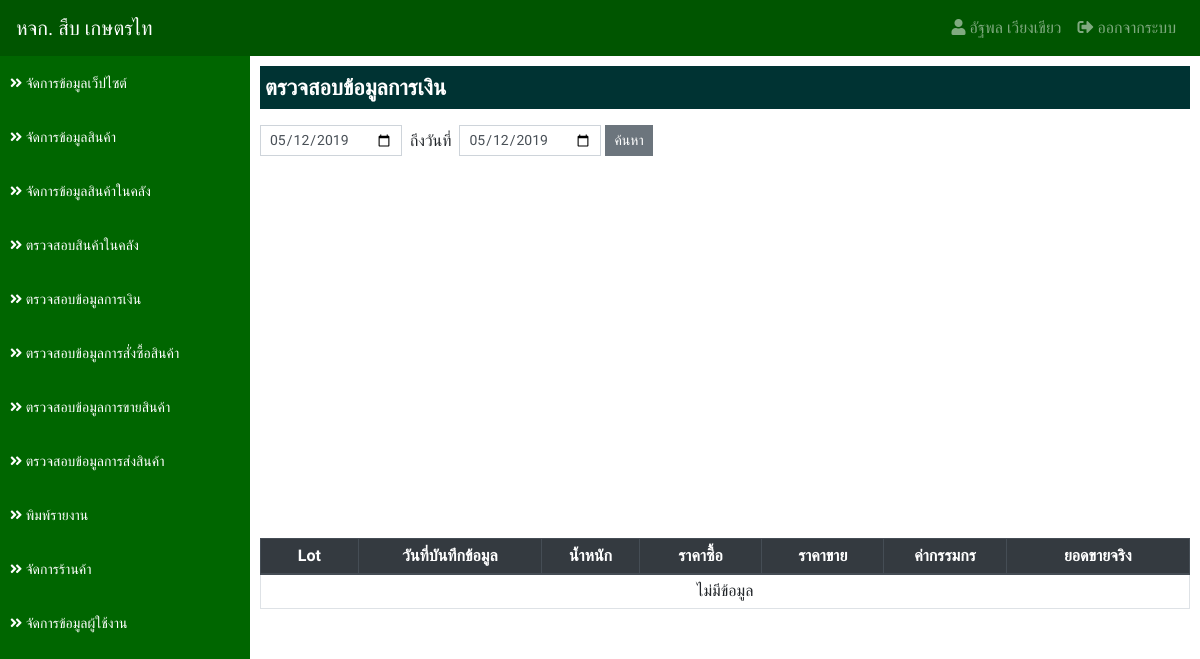
/?app=datatransfer&action=finance (signed in), run on an earlier commit of the app's database.
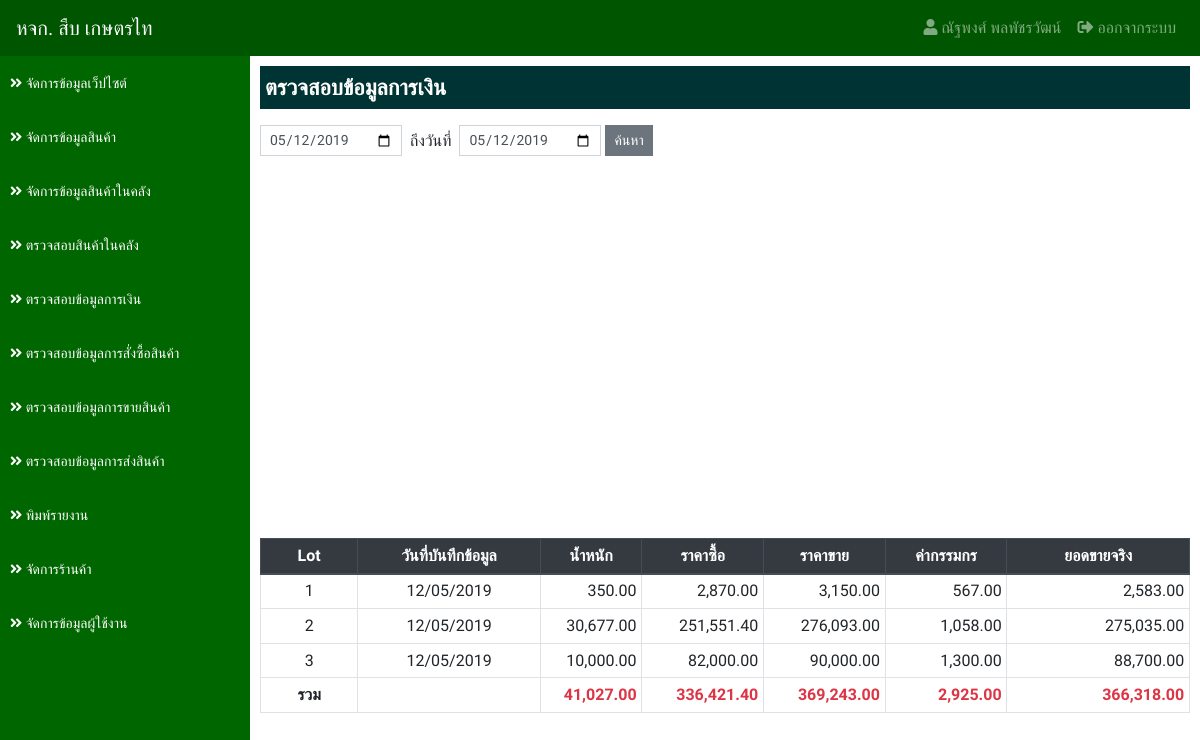
And on a later commit of the database.
### tables this page shows
CREATE TABLE `lot_tb` (
  `lot_id` int(11) NOT NULL,
  `products_id` int(11) NOT NULL COMMENT 'รหัสสินค้า',
  `lot_date` date NOT NULL COMMENT 'วันที่ซื้อสินค้า',
  `lot_weight` decimal(10,2) NOT NULL COMMENT 'น้ำหนัก',
  `lot_price_buy` decimal(10,2) NOT NULL COMMENT 'ราคาซื้อ',
  `store_buy_id` int(11) NOT NULL COMMENT 'ซื้อกับ',
  `lot_price_sale` decimal(10,2) NOT NULL COMMENT 'ราคาขาย',
  `lot_date_sale` date NOT NULL COMMENT 'วันที่ขาย',
  `store_sale_id` int(11) NOT NULL COMMENT 'ขายให้กับ',
  `lot_status` int(1) NOT NULL DEFAULT '1' COMMENT 'สถานะ 1.ยังไม่ได้ขาย 2.ขายแล้ว',
  `lot_transfer` int(1) NOT NULL DEFAULT '1' COMMENT 'สถานะการส่ง 1.ยังไม่ได้ส่ง 2.ส่งเรียบร้อยแล้ว',
  `lot_transfer_date` date NOT NULL COMMENT 'วันที่ส่งสินค้า',
  `lot_other` decimal(10,2) NOT NULL COMMENT 'ค่ากรรมกร',
  `lot_fitby` int(11) NOT NULL COMMENT 'ผู้บันทึก',
  `lot_fitdate` datetime NOT NULL COMMENT 'บันทึกเมื่อ'
);

### applications/connect_db.php (called while the page is built, shortened)
<?php
    $serveName      = "localhost";
    $userConect     = "root";
    $passConnect    = "";
    $DB             = "sub_data";
    $conn           = new mysqli($serveName, $userConect, $passConnect, $DB);
    $conn->set_charset("utf8");
    $protocol       = (!empty($_SERVER['HTTPS']) && $_SERVER['HTTPS'] !== 'off' || $_SERVER['SERVER_PORT'] == 443) ? "https://" : "http://";
    $domain         = $protocol.$_SERVER['HTTP_HOST']."/project01";
    function select_db($sql) {
        Global $conn;
        return $conn->query($sql);
    }
?>

### applications/datatransfer/finance.php (the view, shortened to what the changed rows need)
<?php
if (empty($_POST['date_start']) && empty($_POST['date_end'])) {
    $dateStart = date('Y-m-d');
    $dateEnd = date('Y-m-d');
} else {
    $dateStart = $_POST['date_start'];
    $dateEnd = $_POST['date_end'];
}
$result = select_db("
    SELECT
        lot_tb.*,
        store_tb.store_name
    FROM
        lot_tb
    INNER JOIN store_tb ON lot_tb.store_buy_id = store_tb.store_id
    WHERE
        lot_tb.lot_fitdate BETWEEN '$dateStart 00:00:00' AND '$dateEnd 23:59:59'
    ORDER BY
        lot_tb.lot_fitdate ASC
");
?>
<div class="detail">
    <p class="title">ตรวจสอบข้อมูลการเงิน</p>
    <form action="" class="form-inline" method="POST">
        <div class="input-group mb-3">
            <input type="date" name="date_start" value="<?=$dateStart?>" class="form-control form-control-sm">
            <div class="mt-1">&nbsp; ถึงวันที่ &nbsp;</div>
            <input type="date" name="date_end" value="<?=$dateEnd?>" class="form-control form-control-sm">&nbsp;
            <button type="submit" class="btn btn-secondary btn-sm">ค้นหา</button>
        </div>
    </form>
    <div id="barchart_material" style="width: 100%; height: 350px;" class="mb-3"></div>
    <table class="table table-bordered table-hover table-sm">
        <thead class="thead-dark">
            <tr>
                <th class="text-center" style="width: 80px;">Lot</th>
                <th class="text-center" style="width: 150px;">วันที่บันทึกข้อมูล</th>
                <th class="text-center" style="width: 80px;">น้ำหนัก</th>
                <th class="text-center" style="width: 100px;">ราคาซื้อ</th>
                <th class="text-center" style="width: 100px;">ราคาขาย</th>
                <th class="text-center" style="width: 100px;">ค่ากรรมกร</th>
                <th class="text-center" style="width: 150px;">ยอดขายจริง</th>
            </tr>
        </thead>
        <tbody>
        <?php
            if ($result->num_rows > 0) {
                $buyFinance     = 0;
                $saleFinance    = 0;
                $weightFinance  = 0;
                $otherFinance   = 0;
                $totalFinance   = 0;
                while($row = $result->fetch_assoc()) {
                    $weightFinance  += $row['lot_weight'];
                    $buyFinance     += $row['lot_weight']*$row['lot_price_buy'];
                    $saleFinance    += $row['lot_weight']*$row['lot_price_sale'];
                    $otherFinance   += $row['lot_other'];
                    $totalFinance   += ($row['lot_weight']*$row['lot_price_sale']) - $row['lot_other'];
        ?>
            <tr>
                <td class="text-center"><?=$row['lot_id']?></td>
                <td class="text-center"><?=date_format(date_create($row['lot_date']),"d/m/Y")?></td>
                <td class="text-right"><?=number_format($row['lot_weight'],2)?></td>
                <td class="text-right"><?=number_format($row['lot_weight']*$row['lot_price_buy'],2)?></td>
                <td class="text-right"><?=number_format($row['lot_weight']*$row['lot_price_sale'],2)?></td>
                <td class="text-right"><?=number_format($row['lot_other'],2)?></td>
                <td class="text-right"><?=number_format(($row['lot_weight']*$row['lot_price_sale']) - $row['lot_other'],2)?></td>
            </tr>
        <?php } ?>
            <tr>
                <td class="text-center font-weight-bold">รวม</td>
                <td></td>
                <td class="text-right text-danger font-weight-bold"><?=number_format($weightFinance,2)?></td>
                <td class="text-right text-danger font-weight-bold"><?=number_format($buyFinance,2)?></td>
                <td class="text-right text-danger font-weight-bold"><?=number_format($saleFinance,2)?></td>
                <td class="text-right text-danger font-weight-bold"><?=number_format($otherFinance,2)?></td>
                <td class="text-right text-danger font-weight-bold"><?=number_format($totalFinance,2)?></td>
            </tr>
        <?php } else { ?>
            <tr>
                <td class="text-center" colspan="7">ไม่มีข้อมูล</td>
            </tr>
        <?php } ?>
        </tbody>
    </table>
</div>

### main/navbar.php (shortened to what the changed rows need)
<nav class="navbar fixed-top navbar-expand-lg navbar-dark navbar-custom">
    <a class="navbar-brand" href="<?=$domain?>">หจก. สืบ เกษตรไท</a>
    <div class="collapse navbar-collapse" id="navbarSupportedContent">
        <ul class="navbar-nav">
            <li class="nav-item">
                <a class="nav-link" href="#"><i class="fas fa-user"></i> <?php echo $_SESSION['user_fullname']?></a>
            </li>
            <li class="nav-item">
                <a class="nav-link" href="?action=logout"><i class="fas fa-sign-out-alt"></i> ออกจากระบบ</a>
            </li>
        </ul>
    </div>
</nav>
<div class="sidebar">
    <ul class="sidebar-list">
        <li>
            <a href="?app=detail&action=list"><i class="fas fa-angle-double-right"></i> จัดการข้อมูลเว็ปไซต์</a>
        </li>
        <li class="<?php if($action == 'products_list' || $action == 'products_add' || $action == 'products_edit'){echo "active";}?>">
            <a href="?app=products&action=products_list"><i class="fas fa-angle-double-right"></i> จัดการข้อมูลสินค้า</a>
        </li>
        <li class="<?php if($action == 'manage_stock' || $action == 'manage_stock_sale'){echo "active";}?>">
            <a href="?app=stock&action=manage_stock"><i class="fas fa-angle-double-right"></i> จัดการข้อมูลสินค้าในคลัง</a>
        </li>
        <li>
            <a href="?app=datatransfer&action=stock"><i class="fas fa-angle-double-right"></i> ตรวจสอบสินค้าในคลัง</a>
        </li>
        <li>
            <a href="?app=datatransfer&action=finance"><i class="fas fa-angle-double-right"></i> ตรวจสอบข้อมูลการเงิน</a>
        </li>
        <li>
            <a href="?app=datatransfer&action=buy"><i class="fas fa-angle-double-right"></i> ตรวจสอบข้อมูลการสั่งซื้อสินค้า</a>
        </li>
        <li>
            <a href="?app=datatransfer&action=sale"><i class="fas fa-angle-double-right"></i> ตรวจสอบข้อมูลการขายสินค้า</a>
        </li>
        <li>
            <a href="?app=datatransfer&action=transfer"><i class="fas fa-angle-double-right"></i> ตรวจสอบข้อมูลการส่งสินค้า</a>
        </li>
        <li>
            <a href="?app=reports&action=report_list_buy"><i class="fas fa-angle-double-right"></i> พิมพ์รายงาน</a>
        </li>
        <li class="<?php if($action == 'store_list' || $action == 'store_add' || $action == 'store_edit'){echo "active";}?>">
            <a href="?app=store&action=store_list"><i class="fas fa-angle-double-right"></i> จัดการร้านค้า</a>
        </li>
        <li class="<?php if($action == 'user_list' || $action == 'user_add' || $action == 'user_edit'){echo "active";}?>">
            <a href="?app=user&action=user_list"><i class="fas fa-angle-double-right"></i> จัดการข้อมูลผู้ใช้งาน</a>
        </li>
    </ul>
</div>

What changed in the data, as far as the page shows it:
now on this page (row edited): lot_tb: lot_id "1", lot_date "12/05/2019", lot_weight "350.00", $row['lot_weight']*$row['lot_price_buy'] "2,870.00", $row['lot_weight']*$row['lot_price_sale'] "3,150.00", lot_other "567.00", ($row['lot_weight']*$row['lot_price_sale']) - $row['lot_other'] "2,583.00"
now on this page (row edited): lot_tb: lot_id "2", lot_date "12/05/2019", lot_weight "30,677.00", $row['lot_weight']*$row['lot_price_buy'] "251,551.40", $row['lot_weight']*$row['lot_price_sale'] "276,093.00", lot_other "1,058.00", ($row['lot_weight']*$row['lot_price_sale']) - $row['lot_other'] "275,035.00"
now on this page (row edited): lot_tb: lot_id "3", lot_date "12/05/2019", lot_weight "10,000.00", $row['lot_weight']*$row['lot_price_buy'] "82,000.00", $row['lot_weight']*$row['lot_price_sale'] "90,000.00", lot_other "1,300.00", ($row['lot_weight']*$row['lot_price_sale']) - $row['lot_other'] "88,700.00"
Also different on the page:
$_SESSION['user_fullname']: "อัฐพล เวียงเขียว" → "ณัฐพงศ์ พลพัชรวัฒน์"
$weightFinance: (not shown) → "41,027.00"
$buyFinance: (not shown) → "336,421.40"
$saleFinance: (not shown) → "369,243.00"
$otherFinance: (not shown) → "2,925.00"
$totalFinance: (not shown) → "366,318.00"
text no longer shown: "ไม่มีข้อมูล"
text now shown: "รวม"
